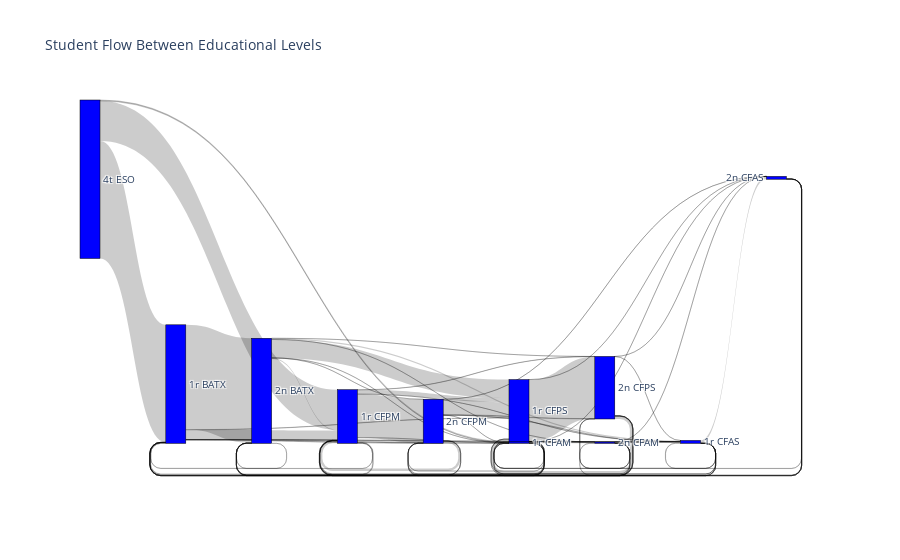

Source (notebook cell):
### Code cell
df_eduabs_1718_columns = df_eduabs_1718.columns.str.strip()

sources = []
targets = []
values = []
labels = []
label_dict = {}
current_label = 0


every_level = list([level for level in list(df_eduabs_1718_columns[3:]) if level != 'Alumnes'])

for level in df_eduabs_1718['origen 2016-2017']:
    if level != 'Alumnes' and level != '3r ESO':
        label_dict[level]=current_label
        labels.append(level)
        current_label += 1

for level in every_level:
    if level not in label_dict and level != 'Alumnes' and level != '3r ESO':
        label_dict[level]=current_label
        labels.append(level)
        current_label += 1

for idx, row in df_eduabs_1718.iterrows():
    source_level = row['origen 2016-2017']

    if source_level == 'Alumnes' or source_level == '3r ESO':
        continue
    
    source_index = label_dict[source_level]

    for target_level in every_level:

        if target_level == 'Alumnes' or target_level == '3r ESO':
            continue

        if source_level == target_level:
            continue

        target_index = label_dict[target_level]
        value = row[target_level]
        if value > 0:
            sources.append(source_index)
            targets.append(target_index)
            values.append(value)

fig = go.Figure(data=[go.Sankey(node=dict(
    pad=15,
    thickness=20,
    line=dict(color='black', width=0.5),
    label=labels,
    color='blue'
    )
    , link=dict(
        source=sources,
        target=targets,
        value=values

    ))])

fig.update_layout(title_text="Student Flow Between Educational Levels", font_size=10)
fig.show()

### Figure 1 — Plotly figure (JSON) as saved in the notebook; plotly's stock layout.template omitted (floating-point values rounded to 4 significant figures)
{"data": [{"link": {"source": [0, 0, 0, 1, 1, 1, 1, 1, 1, 1, 2, 2, 2, 2, 2, 2, 2, 2, 3, 3, 3, 3, 3, 3, 3, 4, 4, 4, 4, 4, 4, 4, 4, 5, 5, 5, 5, 5, 5, 5, 5, 6, 6, 6, 6, 6, 6, 6, 7, 7, 7, 7, 7, 7, 7, 8, 8, 8, 8, 8, 8, 8, 9, 9, 9, 9, 9, 9, 9, 9, 10, 10, 10, 10, 10, 10], "target": [1, 3, 7, 2, 3, 4, 5, 7, 8, 9, 1, 3, 4, 5, 6, 7, 8, 9, 1, 2, 4, 5, 6, 7, 9, 1, 2, 3, 5, 6, 7, 9, 10, 1, 2, 3, 4, 6, 8, 9, 10, 1, 2, 3, 4, 5, 9, 10, 1, 2, 3, 5, 8, 9, 10, 1, 3, 4, 5, 7, 9, 10, 1, 2, 3, 5, 6, 7, 8, 10, 3, 4, 5, 6, 7, 9], "value": [43105, 14659, 352, 38437, 3541, 111, 86, 124, 4, 6, 15, 369, 32, 6762, 14, 10, 1, 420, 261, 66, 15964, 1558, 68, 27, 6, 70, 20, 878, 5689, 140, 10, 15, 1, 7, 7, 110, 41, 22712, 1, 12, 2, 4, 6, 101, 27, 1026, 33, 1, 7, 1, 12, 3, 465, 6, 1, 1, 4, 3, 12, 3, 184, 14, 2, 2, 2, 27, 1, 2, 4, 1031, 5, 1, 24, 3, 1, 74]}, "node": {"color": "blue", "label": ["4t ESO", "1r BATX", "2n BATX", "1r CFPM", "2n CFPM", "1r CFPS", "2n CFPS", "1r CFAM", "2n CFAM", "1r CFAS", "2n CFAS"], "line": {"color": "black", "width": 0.5}, "pad": 15, "thickness": 20}, "type": "sankey"}], "layout": {"font": {"size": 10}, "title": {"text": "Student Flow Between Educational Levels"}}}
